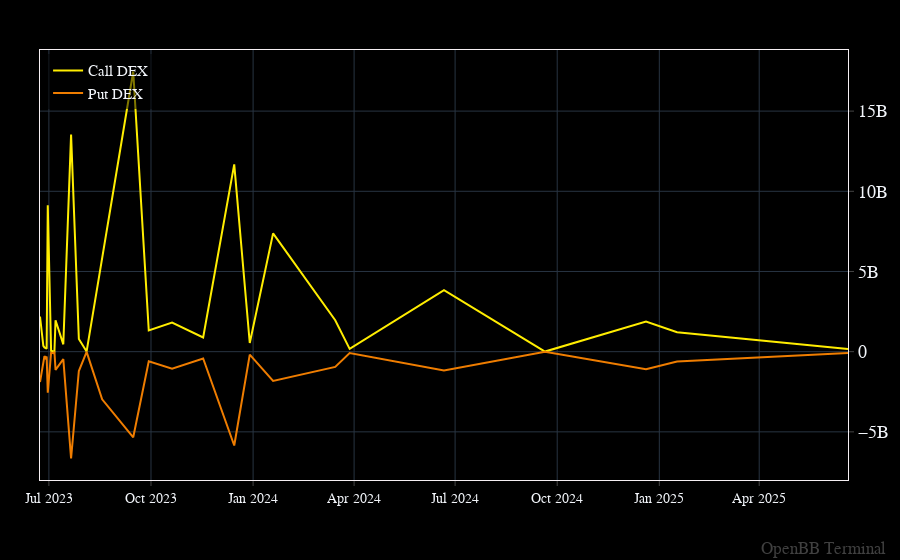

Notebook code cell kept with this figure:
### Markdown cell above
Delta exposure can easily be calculated by multiplying the delta value in the chains data by (OI * 100 * share price)

### Code cell
df = ticker.chains[["expiration", "dte", "strike", "optionType", "openInterest", "delta"]]
df["Delta Exposure"] = df["delta"] * df["openInterest"] * (100) * ticker.last_price
dex = pd.DataFrame()
dex["Call DEX"] = df.query("`optionType` == 'call'").set_index(["expiration","strike"])[["Delta Exposure"]]
dex["Put DEX"] = df.query("`optionType` == 'put'").set_index(["expiration","strike"])[["Delta Exposure"]]

# By expiration date

dex_by_expiry = dex.reset_index().groupby("expiration")[["Call DEX", "Put DEX"]].sum()

openbb.forecast.plot(dex_by_expiry, dex_by_expiry.columns.to_list())

### Figure 1 — Plotly figure (JSON) as saved in the notebook; plotly's stock layout.template omitted (floating-point values rounded to 4 significant figures)
{"data": [{"hovertemplate": "%{y}<extra></extra>", "name": "Call DEX", "type": "scatter", "x": ["2023-06-23", "2023-06-26", "2023-06-27", "2023-06-28", "2023-06-29", "2023-06-30", "2023-07-03", "2023-07-05", "2023-07-06", "2023-07-07", "2023-07-14", "2023-07-21", "2023-07-28", "2023-08-04", "2023-08-18", "2023-09-15", "2023-09-29", "2023-10-20", "2023-11-17", "2023-12-15", "2023-12-29", "2024-01-19", "2024-03-15", "2024-03-28", "2024-06-21", "2024-09-20", "2024-12-20", "2025-01-17", "2025-06-20"], "y": [2193000000.0, 366900000.0, 264000000.0, 208800000.0, 181900000.0, 9135000000.0, 57970000.0, 12110000.0, 10720000.0, 1959000000.0, 457900000.0, 13540000000.0, 790300000.0, 15480000.0, 5771000000.0, 17470000000.0, 1326000000.0, 1812000000.0, 886100000.0, 11680000000.0, 542100000.0, 7378000000.0, 1958000000.0, 173300000.0, 3840000000.0, 6939000.0, 1880000000.0, 1213000000.0, 173400000.0]}, {"hovertemplate": "%{y}<extra></extra>", "name": "Put DEX", "type": "scatter", "x": ["2023-06-23", "2023-06-26", "2023-06-27", "2023-06-28", "2023-06-29", "2023-06-30", "2023-07-03", "2023-07-05", "2023-07-06", "2023-07-07", "2023-07-14", "2023-07-21", "2023-07-28", "2023-08-04", "2023-08-18", "2023-09-15", "2023-09-29", "2023-10-20", "2023-11-17", "2023-12-15", "2023-12-29", "2024-01-19", "2024-03-15", "2024-03-28", "2024-06-21", "2024-09-20", "2024-12-20", "2025-01-17", "2025-06-20"], "y": [-1894000000.0, -627900000.0, -274400000.0, -401300000.0, -297800000.0, -2561000000.0, -65470000.0, -94030000.0, -7078000.0, -1134000000.0, -466900000.0, -6662000000.0, -1207000000.0, -14490000.0, -2973000000.0, -5338000000.0, -605900000.0, -1063000000.0, -425900000.0, -5850000000.0, -187900000.0, -1825000000.0, -953100000.0, -83290000.0, -1166000000.0, -451100.0, -1095000000.0, -612300000.0, -88640000.0]}], "layout": {"annotations": [{"font": {"color": "gray", "size": 17}, "opacity": 0.5, "showarrow": false, "text": "OpenBB Terminal", "x": 1, "xanchor": "right", "xref": "paper", "xshift": 40, "y": 0, "yanchor": "bottom", "yref": "paper", "yshift": -80}], "bargap": 0, "bargroupgap": 0, "barmode": "overlay", "legend": {"orientation": "v"}, "margin": {"b": 80, "l": 40, "r": 50, "t": 50}}}
